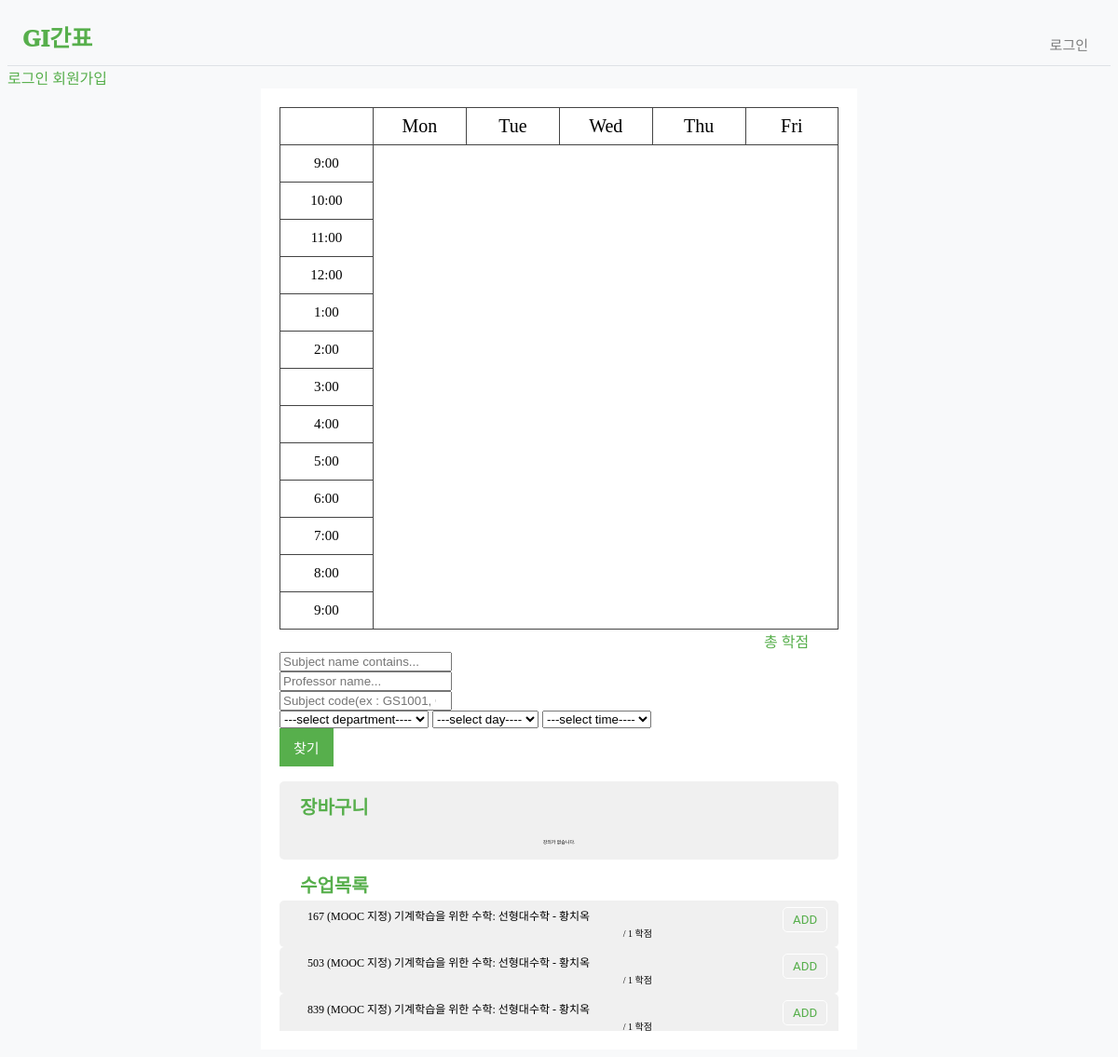
The page /timetable/ on the database as committed earlier.
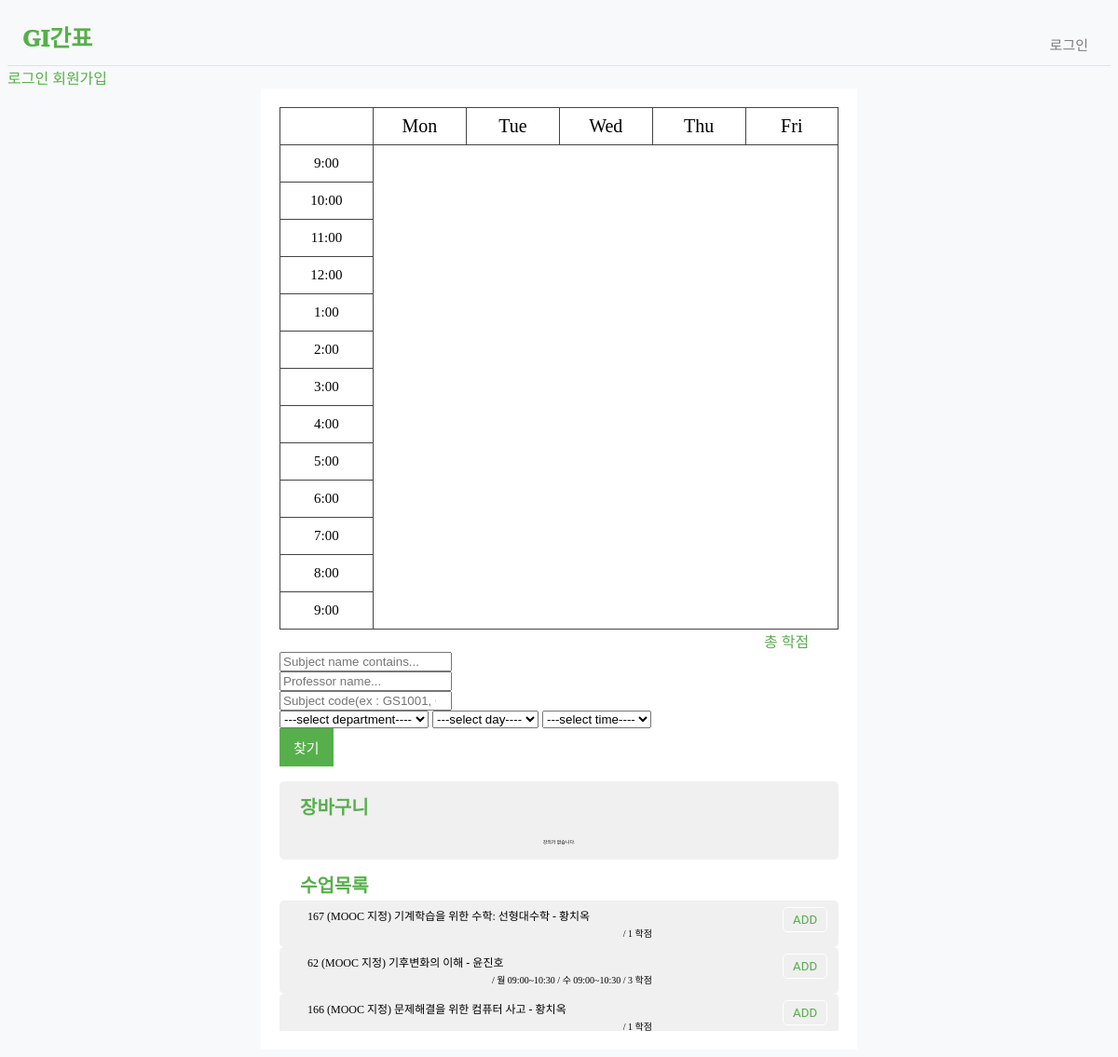
The same page on the database as committed later.
### timetable/models.py (models this page shows, shortened)
class SubjectInfo(models.Model):
    name=models.CharField(max_length=100, blank=True, null=True)
    code=models.CharField(max_length=100, blank=True, null=True)
    professor1=models.CharField(max_length=100, blank=True, null=True)
    professor2=models.CharField(max_length=100, blank=True, null=True)
    day1=models.CharField(max_length=1, blank=True, null=True)
    day2=models.CharField(max_length=1, blank=True, null=True)
    day3=models.CharField(max_length=1, blank=True, null=True)
    day4=models.CharField(max_length=1, blank=True, null=True)
    start_h1=models.PositiveSmallIntegerField(blank=True, null=True)
    start_m1=models.PositiveSmallIntegerField(blank=True, null=True)
    fin_h1=models.PositiveSmallIntegerField(blank=True, null=True)
    fin_m1=models.PositiveSmallIntegerField(blank=True, null=True)
    start_h2=models.PositiveSmallIntegerField(blank=True, null=True)
    start_m2=models.PositiveSmallIntegerField(blank=True, null=True)
    fin_h2=models.PositiveSmallIntegerField(blank=True, null=True)
    fin_m2=models.PositiveSmallIntegerField(blank=True, null=True)
    start_m3=models.PositiveSmallIntegerField(blank=True, null=True)
    start_h3=models.PositiveSmallIntegerField(blank=True, null=True)
    fin_h3=models.PositiveSmallIntegerField(blank=True, null=True)
    fin_m3=models.PositiveSmallIntegerField(blank=True, null=True)
    start_h4=models.PositiveSmallIntegerField(blank=True, null=True)
    start_m4=models.PositiveSmallIntegerField(blank=True, null=True)
    fin_h4=models.PositiveSmallIntegerField(blank=True, null=True)
    fin_m4=models.PositiveSmallIntegerField(blank=True, null=True)
    start_time1=models.CharField(max_length=100, blank=True, null=True)
    start_time2=models.CharField(max_length=100, blank=True, null=True)
    start_time3=models.CharField(max_length=100, blank=True, null=True)
    start_time4=models.CharField(max_length=100, blank=True, null=True)
    finish_time1=models.CharField(max_length=100, blank=True, null=True)
    finish_time2=models.CharField(max_length=100, blank=True, null=True)
    finish_time3=models.CharField(max_length=100, blank=True, null=True)
    finish_time4=models.CharField(max_length=100, blank=True, null=True)
    count = models.PositiveSmallIntegerField(blank=True, null=True)
    credit = models.PositiveSmallIntegerField(blank=True, null=True)
    department = models.CharField(max_length=100, blank=True, null=True)
    is_required = models.CharField(max_length=100, blank=True, null=True)
    is_major = models.CharField(max_length=100, blank=True, null=True)

### timetable/views.py (the view)
# urls.py: path('', views.main, name = 'main'),
def main(request):
    page = request.GET.get('page', '1')  # 페이지
    kw = request.GET.get('kw', '')  # 검색어
    subject_list = SubjectInfo.objects.order_by('name')
    if kw:
        subject_list = subject_list.filter(
            Q(name__icontains=kw) |
            Q(professor1__icontains=kw)
        )
    paginator = Paginator(subject_list, 10)
    page_obj = paginator.get_page(page)
    context = {'subject_list': page_obj, 'page': page, 'kw': kw}
    return render(request, 'timetable/main.html', context)

### templates/timetable/main.html (shortened to what this page needs)
{% load static %}
<html lang="en">
<head>
</head>
<body>
{% include "navbar.html" %}
{% if user.is_authenticated %}
<a class="nav-link" href="{% url 'timetable:mytable' user.id %}"></a>
{% else %}
<a href="{% url 'common:login' %}">로그인</a>
<a href="{% url 'common:signup' %}">회원가입</a>
{% endif %}
<div class="container my-3">
    <div class="line">
        <div>&nbsp</div>
        <div id="login_back">
            <canvas
                    id="myCanvas"
                    width="600"
                    height="560"
                    style="position: absolute"
            >
            </canvas>
            <table width="600" style="color: #121212 ">
                <tr width="10%">
                    <th id="days" >Mon</th>
                    <th id="days" >Tue</th>
                    <th id="days" >Wed</th>
                    <th id="days" >Thu</th>
                    <th id="days" >Fri</th>
                </tr>
                <tr>
                    <th >9:00</th>
                    <td ></td>
                    <td ></td>
                    <td ></td>
                    <td ></td>
                    <td ></td>
                </tr>
                <tr>
                    <th >10:00</th>
                    <td ></td>
                    <td ></td>
                    <td ></td>
                    <td ></td>
                    <td ></td>
                </tr><tr>
                <th >11:00</th>
                <td ></td>
                <td ></td>
                <td ></td>
                <td ></td>
                <td ></td>
            </tr><tr>
                <th >12:00</th>
                <td ></td>
                <td ></td>
                <td ></td>
                <td ></td>
                <td ></td>
            </tr><tr>
                <th >1:00</th>
                <td ></td>
                <td ></td>
                <td ></td>
                <td ></td>
                <td ></td>
            </tr><tr>
                <th >2:00</th>
                <td ></td>
                <td ></td>
                <td ></td>
                <td ></td>
                <td ></td>
            </tr><tr>
                <th >3:00</th>
                <td ></td>
                <td ></td>
                <td ></td>
                <td ></td>
                <td ></td>
            </tr><tr>
                <th >4:00</th>
                <td ></td>
                <td ></td>
                <td ></td>
                <td ></td>
                <td ></td>
            </tr><tr>
                <th >5:00</th>
                <td ></td>
                <td ></td>
                <td ></td>
                <td ></td>
                <td ></td>
            </tr><tr>
                <th >6:00</th>
                <td ></td>
                <td ></td>
                <td ></td>
                <td ></td>
                <td ></td>
            </tr><tr>
                <th >7:00</th>
                <td ></td>
                <td ></td>
                <td ></td>
                <td ></td>
                <td ></td>
            </tr><tr>
                <th >8:00</th>
                <td ></td>
                <td ></td>
                <td ></td>
                <td ></td>
                <td ></td>
            </tr><tr>
                <th >9:00</th>
                <td ></td>
                <td ></td>
                <td ></td>
                <td ></td>
                <td ></td>
            </tr>
            </table>
            <div style=" text-indent:520px;">
                <div id="sum">총 {{ sum }}  학점</div>
            </div>
            <div class="container my-3">
                <div class="form-group">
                    <form method="get" action="{% url 'timetable:mytable' request.user.id %}">
                        <div class="form-row">
                            <div class="form-group col-12">
                                <div class="input-group">
                                    <input class="form-control py-2 border-right-0 border" type="search" name="name" placeholder="Subject name contains..." />
                                </div>
                            </div>
                        </div>
                        <div class="form-row">
                            <div class="form-group col-12">
                                <div class="input-group">
                                    <input class="form-control py-2 border-right-0 border" type="search" name="professor" placeholder="Professor name..." />
                                </div>
                            </div>
                        </div>
                        <div class="form-row">
                            <div class="form-group col-12">
                                <div class="input-group">
                                    <input class="form-control py-2 border-right-0 border" type="search" name="code" placeholder="Subject code(ex : GS1001, GS1002 ...)" />
                                </div>
                            </div>
                        </div>
                        <select id= "department" name = "department" >
                            <option disabled selected value>---select department----</option>
                        </select>
                        <select id= "day" name = "day" >
                            <option disabled selected value>---select day----</option>
                        </select>
                        <select id= "time" name = "time" >
                            <option disabled selected value>---select time----</option>
                        </select>
                        <div class="input-group-append">
                            <button class="btn btn-outline-secondary" id="btn_search" type="submit">찾기</button>
                        </div>
                    </form>
                </div>
            </div>
            <div id="result_bag">
                <div id="result_back">
                    <div id="result">장바구니 </div></div>
                <table class = "table">
                    <tbody>
                    {% if subject_selected_list %}
                    {% for subject in subject_selected_list %}
                    <tr class="text-center">
                        <td class = "text-left">
                            <div  class="subject_button2">
                                <div id="result_bag1">
                                    {{ subject.id }}
                                    {{ subject.name }} - {{ subject.professor1 }}
                                    {{ value|linebreaks }}
                                    {% if subject.count == 1 %}
                                    / {{ subject.day1 }} {{ subject.start_time1 }}~{{ subject.finish_time1 }}
                                    {% elif subject.count == 2 %}
                                    / {{ subject.day1 }} {{ subject.start_time1 }}~{{ subject.finish_time1 }}
                                    / {{ subject.day2 }} {{ subject.start_time2 }}~{{ subject.finish_time2 }}
                                    {% elif subject.count == 3 %}
                                    {{ subject.day1 }} {{ subject.start_time1 }}~{{ subject.finish_time1 }}
                                    / {{ subject.day2 }} {{ subject.start_time2 }}~{{ subject.finish_time2 }}
                                    / {{ subject.day3 }} {{ subject.start_time3 }}~{{ subject.finish_time3 }}
                                    {% elif subject.count == 4 %}
                                    / {{ subject.day1 }} {{ subject.start_time1 }}~{{ subject.finish_time1 }}
                                    / {{ subject.day2 }} {{ subject.start_time2 }}~{{ subject.finish_time2 }}
                                    / {{ subject.day3 }} {{ subject.start_time3 }}~{{ subject.finish_time3 }}
                                    / {{ subject.day4 }} {{ subject.start_time4 }}~{{ subject.finish_time4 }}
                                    {% endif %}
                                    / {{ subject.credit }} 학점
                                </div>
                                <a href="{% url 'timetable:del' subject.id %}"><button method="get" id="button_subject_table" onclick="del">  DEL  </button></a>
                            </div>
                        </td>
                    </tr>
                    {% endfor %}
                    {% else %}
                    <tr>
                        <td colspan="3">강의가 없습니다.</td>
                    </tr>
                    {% endif %}
                    </tbody>
                </table>
            </div>
            <div class="container my-3">
                <div class = "table">
                    <div id="result_back">
                        <div id="result">수업목록 </div></div>
                    <div class="table_body">
                        {% if subject_list %}
                        {% for subject in subject_list %}
                        <div class="text-center">
                            <div class = "text-left">
                                <div id="subject_table">
                                    <div id="subject_table1" class="subject_button">
                                        <div id="subject_table1_1">
                                            {{ subject.id }}
                                            {{ subject.name }} - {{ subject.professor1 }}
                                        </div>
                                        <div id="subject_table3">
                                            <button method="get" id="button_subject_table" class="btn btn-outline-secondary" > <a href="{% url 'timetable:add' subject.id %}"> ADD </a> </button></div>
                                    </div>
                                    <div id="subject_table2">
                                        {% if subject.count == 1 %}
                                        / {{ subject.day1 }} {{ subject.start_time1 }}~{{ subject.finish_time1 }}
                                        {% elif subject.count == 2 %}
                                        / {{ subject.day1 }} {{ subject.start_time1 }}~{{ subject.finish_time1 }}
                                        / {{ subject.day2 }} {{ subject.start_time2 }}~{{ subject.finish_time2 }}
                                        {% elif subject.count == 3 %}
                                        / {{ subject.day1 }} {{ subject.start_time1 }}~{{ subject.finish_time1 }}
                                        / {{ subject.day2 }} {{ subject.start_time2 }}~{{ subject.finish_time2 }}
                                        / {{ subject.day3 }} {{ subject.start_time3 }}~{{ subject.finish_time3 }}
                                        {% elif subject.count == 4 %}
                                        / {{ subject.day1 }} {{ subject.start_time1 }}~{{ subject.finish_time1 }}
                                        / {{ subject.day2 }} {{ subject.start_time2 }}~{{ subject.finish_time2 }}
                                        / {{ subject.day3 }} {{ subject.start_time3 }}~{{ subject.finish_time3 }}
                                        / {{ subject.day4 }} {{ subject.start_time4 }}~{{ subject.finish_time4 }}
                                        {% endif %}
                                        / {{ subject.credit }} 학점
                                    </div>
                                </div>
                            </div>
                        </div>
                        {% endfor %}
                        {% else %}
                        <div>
                            <div colspan="3">강의가 없습니다.</div>
                        </div>
                        {% endif %}
                    </div>
                </div>
            </div>
        </div>
        <div>&nbsp</div>
    </div>
</div>
</html>

### templates/navbar.html (shortened to what this page needs)
<!DOCTYPE html>
<nav class="navbar navbar-expand-lg navbar-light bg-light border-bottom">
    <a class="navbar-brand" href="{% url 'timetable:mytable' request.user.id %}">GI간표</a>
    <div class="collapse navbar-collapse flex-grow-0" id="navbarNav">
        <ul class="navbar-nav">
            <li class="nav-item ">
                {% if user.is_authenticated %}
                <a class="nav-link" href="{% url 'common:logout' %}">{{ user.username }}(로그아웃)</a>
                {% else %}
                <a class="nav-link" href="{% url 'common:login' %}">로그인</a>
                {% endif %}
            </li>
        </ul>
    </div>
</nav>

Rows that differ between the two databases and show on the page:
removed SubjectInfo: id "503", name "(MOOC 지정) 기계학습을 위한 수학: 선형대수학", professor1 "황치옥", credit "1"
removed SubjectInfo: id "839", name "(MOOC 지정) 기계학습을 위한 수학: 선형대수학", professor1 "황치옥", credit "1"
now on this page (row unchanged): SubjectInfo: id "62", name "(MOOC 지정) 기후변화의 이해", professor1 "윤진호", day1 "월", start_time1 "09:00", finish_time1 "10:30", day2 "수", start_time2 "09:00", finish_time2 "10:30", credit "3"
now on this page (row unchanged): SubjectInfo: id "166", name "(MOOC 지정) 문제해결을 위한 컴퓨터 사고", professor1 "황치옥", credit "1"
